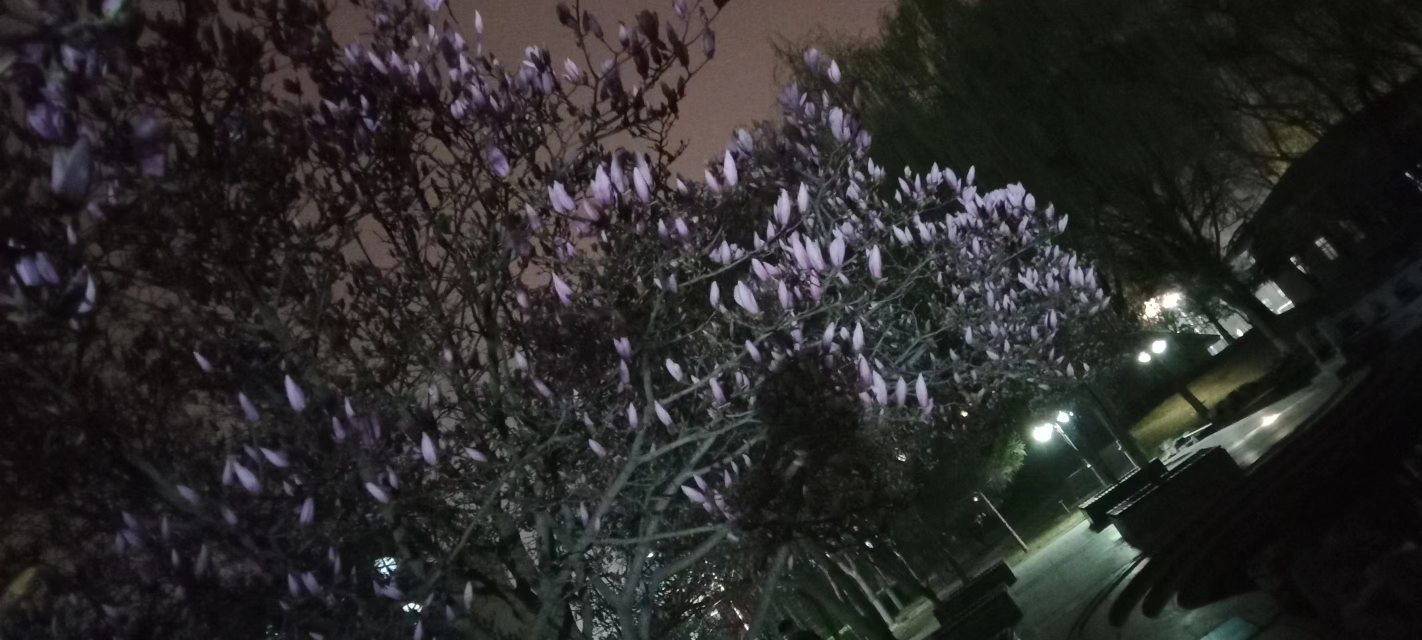
#> input picture test1/img2.jpg, 2844 x 1280 px (shown at 1/2 size)
$ python demo.py
#> lines starting #> are read from the running program, lines starting #| are printed output that depends on the picture
# -*- coding:utf-8 -*-
# demo.py
# zhengyinloong
# 2023/04/09 04:50

import numpy as np
import matplotlib.pyplot as plt
import cv2 as cv

plt.rcParams['font.sans-serif'] = ['SimHei']
plt.rcParams['axes.unicode_minus'] = False

# 读取图像
imgFile = 'img2.jpg'
img1 = cv.imread(imgFile, cv.IMREAD_COLOR)
#> img1 is the input picture: shape (1280, 2844, 3); mean B, G, R 40.6, 41.4, 42.5
img2 = cv.imread(imgFile, cv.IMREAD_GRAYSCALE)
#> img2: shape (1280, 2844); min 1, max 255, mean 41.6
H, W, D = np.shape(img1)
#> H = 1280; W = 2844; D = 3
# print(W, H)

# 缩放
w = int(W / 4)
#> w = 711
h = int(H / 4)
#> h = 320
img3 = cv.resize(img1, (w, h))
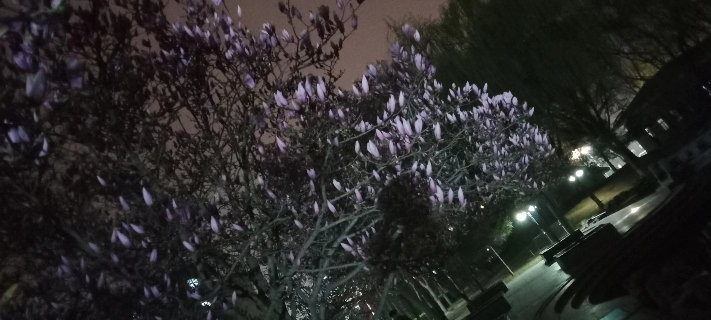
#> img3: shape (320, 711, 3); mean B, G, R 40.7, 41.5, 42.6
img4 = cv.resize(img2, (w, h))

# 显示缩放后图像
cv.imshow('Color', img3)
cv.imwrite('Color.jpg', img3)
cv.imshow('Gray', img4)
cv.imwrite('Gray.jpg', img4)

# 直方图
hist = np.zeros(256, dtype=np.uint64)
for i in range(0, 256):
    hist[i] = np.sum(img4 == i)
#> after the loop, hist = 256 values, max 7204 at index 21, min 0 at index 0, mean 888.8
plt.bar(range(0, 256), hist)
plt.title('直方图')
plt.show()
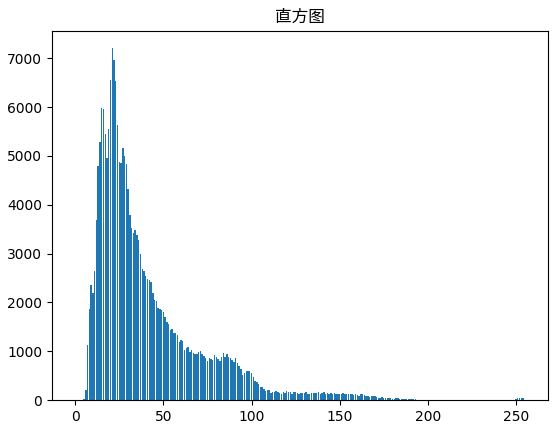
#> figure drawn by matplotlib, 1 panel; tallest bar 7204 high, from x = 20.6 to 21.4

# 归一化
s = np.sum(hist)
#> s = 227520
hist_nor = hist / s
#> hist_nor = 256 values, max 0.0317 at index 21, min 0 at index 0, mean 0.00391

# 累计直方图
hist_cum = np.copy(hist_nor)
#> hist_cum has the same summary as hist_nor
for i in range(1, 256):
    hist_cum[i] = hist_cum[i - 1] + hist_cum[i]
#> after the loop, hist_cum = 256 values from 0 to 1
plt.bar(range(0, 256), hist_cum)
plt.title('累计直方图')
plt.show()
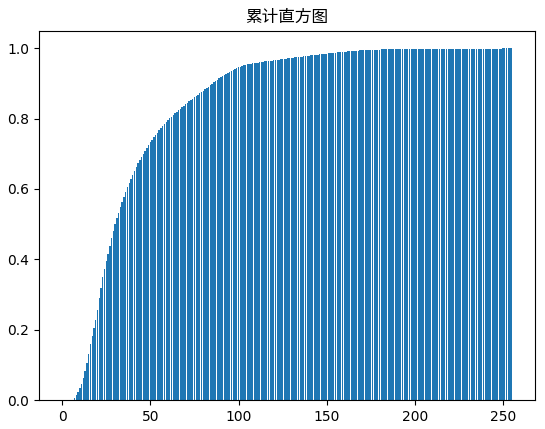
#> figure drawn by matplotlib, 1 panel; tallest bar 1 high, from x = 254.6 to 255.4

# 均衡直方图
hist_eq = np.round(hist_cum * 255)
#> hist_eq = 256 values from 0 to 255
# plt.bar(range(0,256),hist_eq)
plt.bar(hist_eq, hist)
plt.title('均衡后直方图')
plt.show()
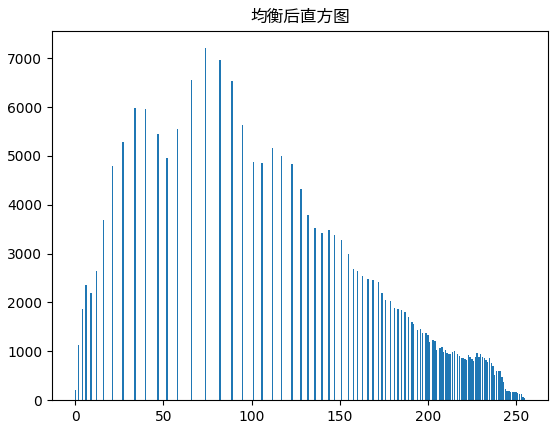
#> figure drawn by matplotlib, 1 panel; tallest bar 7204 high, from x = 73.6 to 74.4

# 灰度映射
img5 = np.zeros((h, w), dtype=np.uint8)
for i in range(0, 256):
    k = img4 == i
    img5[k] = hist_eq[i]
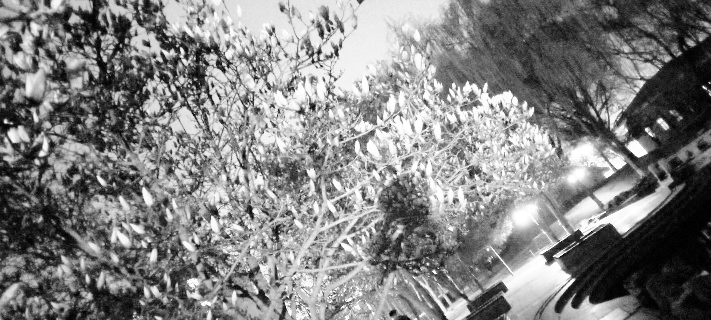
#> img5: shape (320, 711); min 0, max 255, mean 129.5
# [7 lines of commented-out code are left out]
cv.imshow('Image after equalization', img5)
cv.imwrite('ImageAfterEqualization.jpg', img5)

# 平滑滤波
filter1 = np.array([[1, 1, 1], [1, 1, 1], [1, 1, 1]])  # 均值滤波
filter2 = np.array([[1, 2, 1], [2, 4, 2], [1, 2, 1]])  # 高斯滤波
filter3 = np.array([[3, 5, 3], [5, 8, 5], [3, 5, 3]])
# filter3 = np.array([[0.09474166, 0.11831801, 0.09474166],
#                     [0.11831801, 0.14776132, 0.11831801],
#                     [0.09474166, 0.11831801, 0.09474166]])

def imgFiltering(img, myfilter):
    """
    滤波函数（忽略边界）

    :param img: 图像
    :param myfilter: 滤波器
    :return: 滤波后图像
    """
    newimg = np.copy(img)
    img_h, img_w = np.shape(img)
#> img_h = 320; img_w = 711
    myfilter = myfilter / np.sum(myfilter)

    for i, line in enumerate(img):
        for j, pixel in enumerate(line):
            if (1 < i < img_h - 1) and (1 < j < img_w - 1):
                newimg[i, j] = np.sum(img[i - 1:i + 2, j - 1:j + 2] * myfilter)
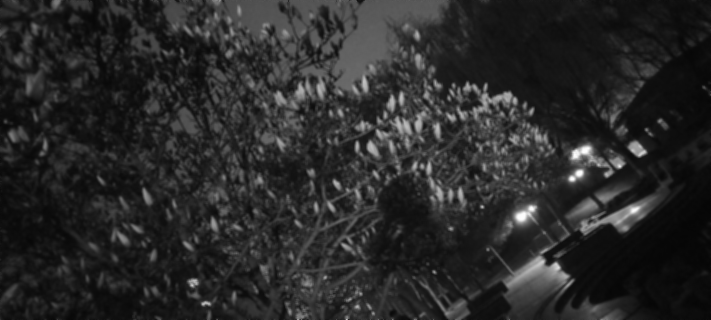
#> newimg: shape (320, 711); min 5, max 254, mean 41.2

    return newimg


img6 = imgFiltering(img4, filter1)
img7 = imgFiltering(img4, filter2)
img8 = imgFiltering(img4, filter3)
cv.imshow('Filtered image 1', img6)
cv.imwrite('FilteredImage1.jpg', img6)
cv.imshow('Filtered image 2', img7)
cv.imwrite('FilteredImage2.jpg', img7)
cv.imshow('Filtered image 3', img8)
cv.imwrite('FilteredImage3.jpg', img8)

# cv函数滤波
img9 = cv.blur(img4, (3, 3))
img10 = cv.GaussianBlur(img4, (3, 3), 1)
# cv.imshow('Filtered image 4',img9)
cv.imwrite('FilteredImage4.jpg', img9)
# cv.imshow('Filtered image 5',img10)
cv.imwrite('FilteredImage5.jpg', img10)

cv.waitKey(0)
cv.destroyAllWindows()

$ run again, with test1/img1.jpg copied over test1/img2.jpg
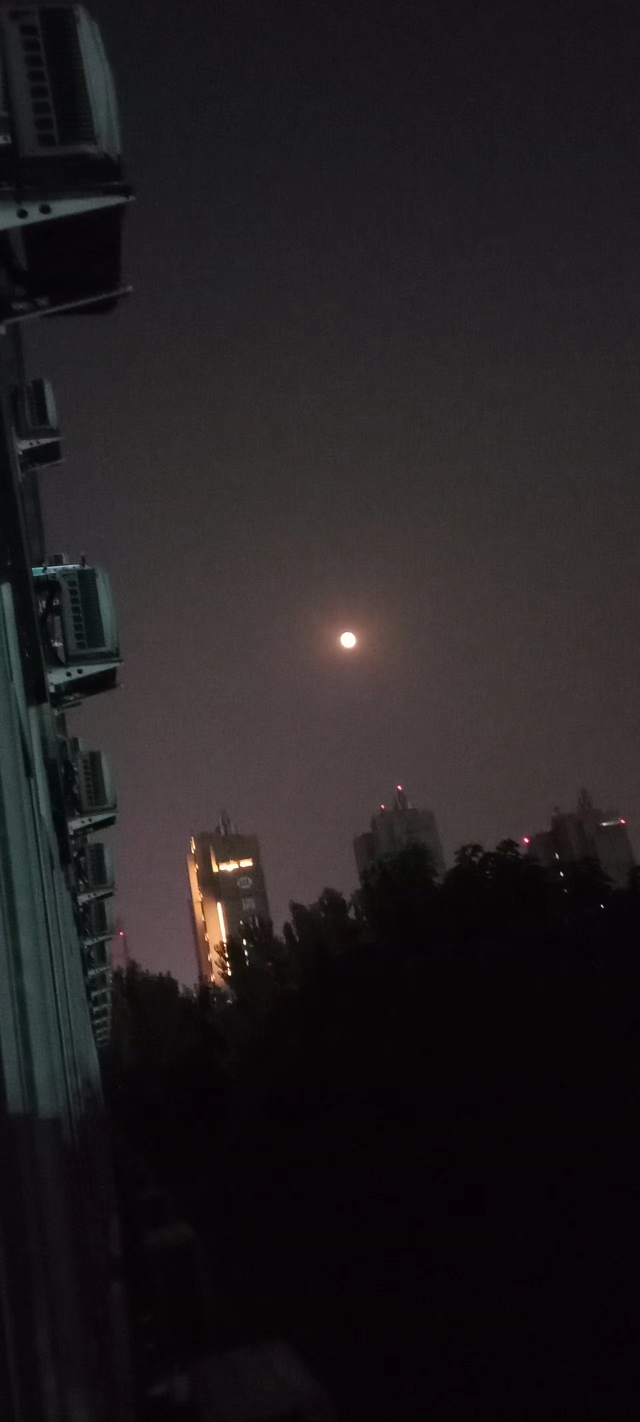
#> input picture test1/img1.jpg, 1280 x 2844 px (shown at 1/2 size)
#> img1 is the input picture: shape (2844, 1280, 3); mean B, G, R 31.8, 30.3, 34.4
#> after the loop `for i in range(0, 256):`: hist = 256 values, max 30419 at index 5, min 0 at index 0, mean 888.8
#> s = 227520
#> hist_nor = 256 values, max 0.134 at index 5, min 0 at index 0, mean 0.00391
#> `hist_cum = np.copy(hist_nor)`: hist_cum has the same summary as hist_nor
#> after the loop `for i in range(1, 256):`: hist_cum = 256 values from 0 to 1
#> `plt.show()`:
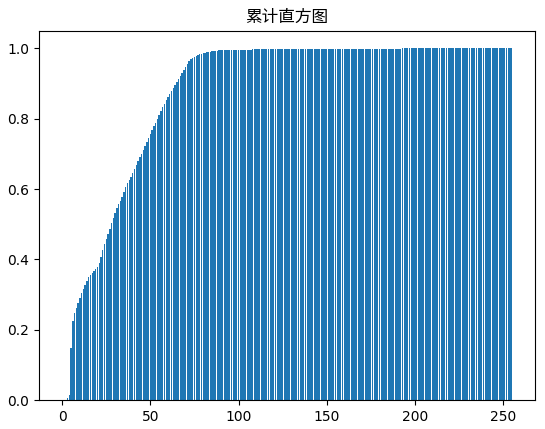
#> figure drawn by matplotlib, 1 panel
#> hist_eq = 256 values from 0 to 255
#> after the loop `for i in range(0, 256):`:
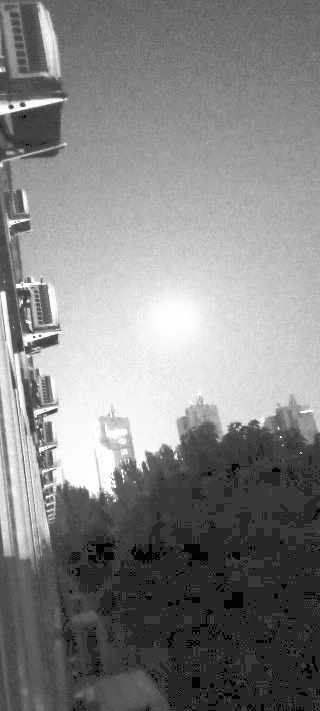
#> img5: shape (711, 320); min 0, max 255, mean 131.7

$ run again, with test1/img.jpg copied over test1/img2.jpg
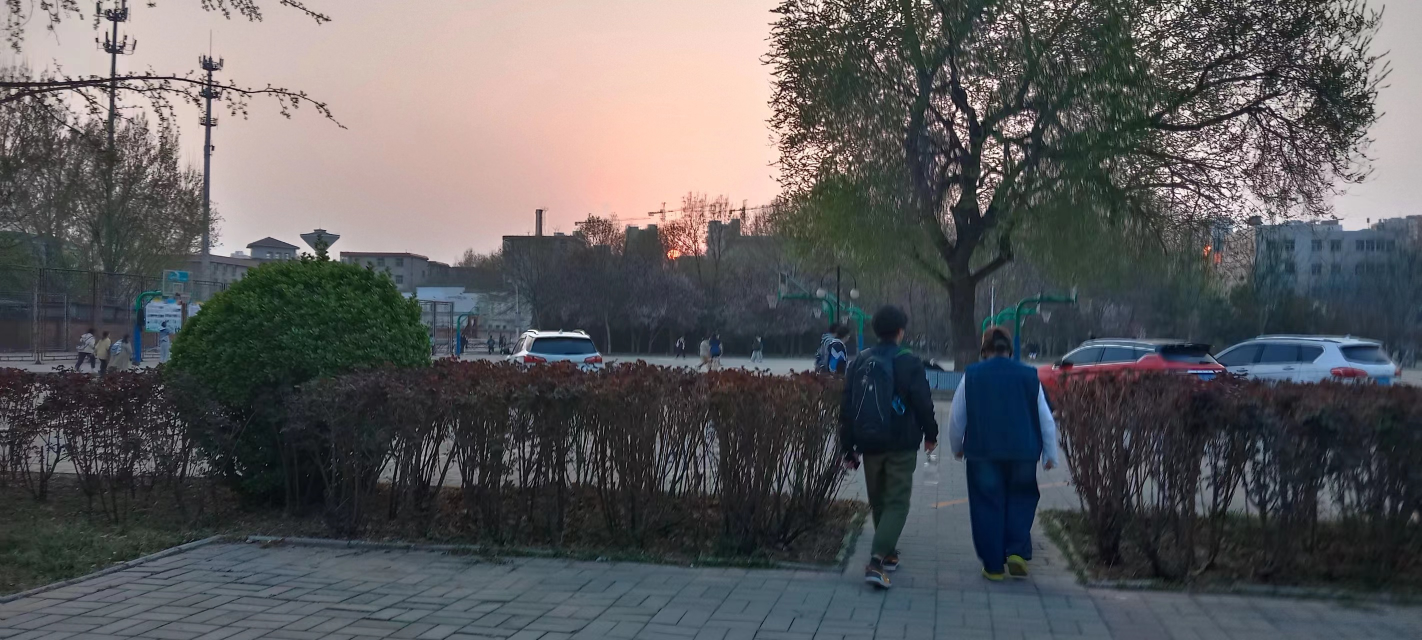
#> input picture test1/img.jpg, 2844 x 1280 px (shown at 1/2 size)
#> img1 is the input picture: shape (1280, 2844, 3); mean B, G, R 92.4, 90.5, 90.8
#> after the loop `for i in range(0, 256):`: hist = 256 values, max 2984 at index 36, min 0 at index 0, mean 888.8
#> s = 227520
#> hist_nor = 256 values, max 0.0131 at index 36, min 0 at index 0, mean 0.00391
#> `hist_cum = np.copy(hist_nor)`: hist_cum has the same summary as hist_nor
#> after the loop `for i in range(1, 256):`: hist_cum = 256 values from 0 to 1
#> `plt.show()`:
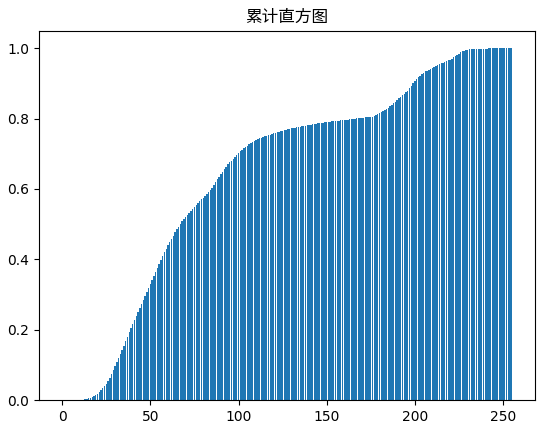
#> figure drawn by matplotlib, 1 panel
#> hist_eq = 256 values from 0 to 255
#> after the loop in imgFiltering, `for i, line in enumerate(img):`:
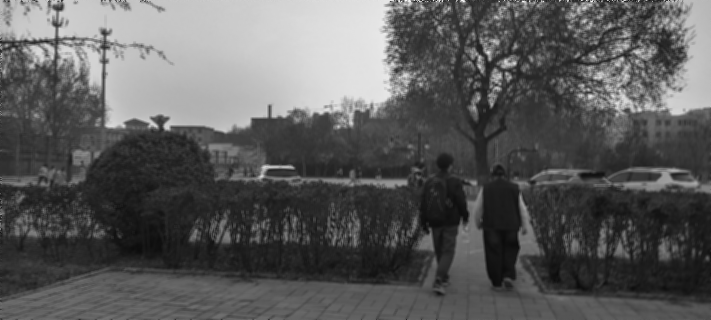
#> newimg: shape (320, 711); min 11, max 253, mean 90.4

$ run again, with test1/微信图片_202304090227101.jpg copied over test1/img2.jpg
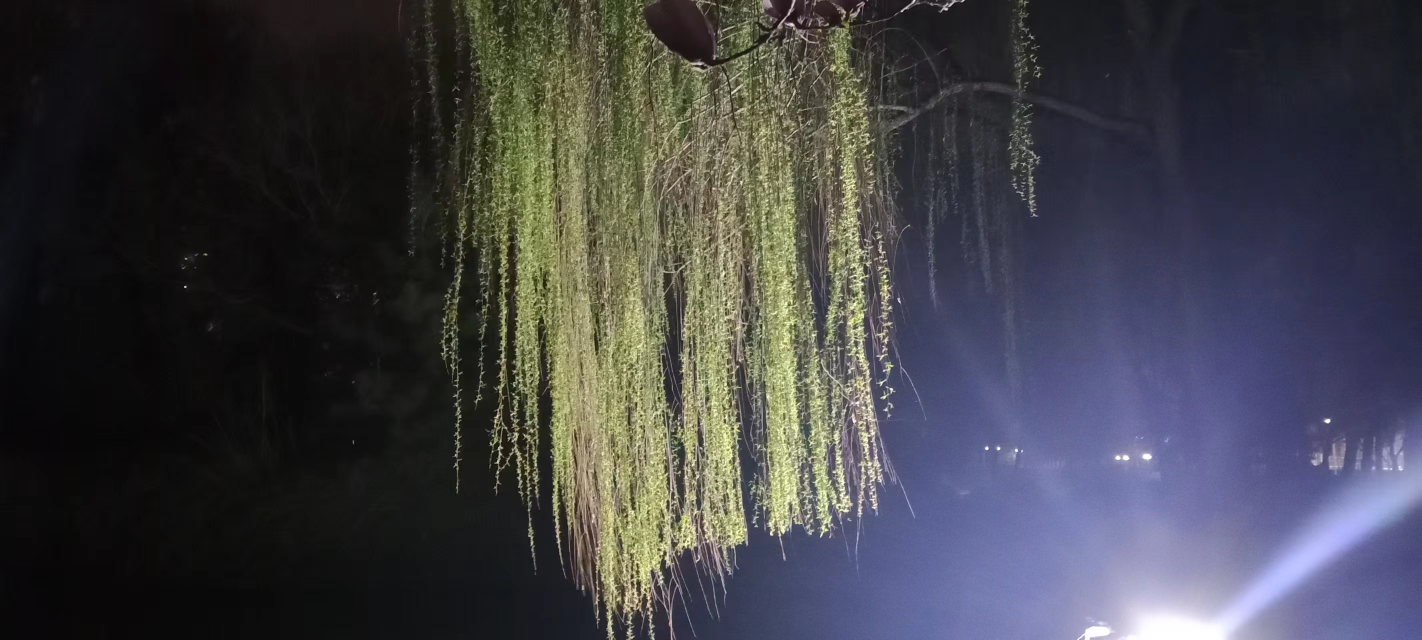
#> input picture test1/微信图片_202304090227101.jpg, 2844 x 1280 px (shown at 1/2 size)
#> img1 is the input picture: shape (1280, 2844, 3); mean B, G, R 70.3, 65.1, 65
#> after the loop `for i in range(0, 256):`: hist = 256 values, max 7586 at index 12, min 0 at index 0, mean 888.8
#> s = 227520
#> hist_nor = 256 values, max 0.0333 at index 12, min 0 at index 0, mean 0.00391
#> `hist_cum = np.copy(hist_nor)`: hist_cum has the same summary as hist_nor
#> after the loop `for i in range(1, 256):`: hist_cum = 256 values from 0 to 1
#> `plt.show()`:
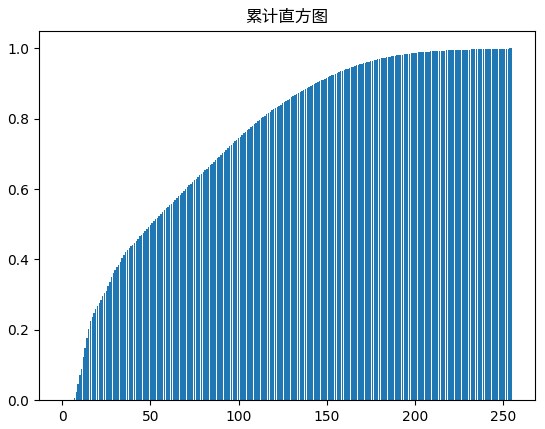
#> figure drawn by matplotlib, 1 panel; tallest bar 1 high, from x = 254.6 to 255.4
#> hist_eq = 256 values from 0 to 255
#> after the loop `for i in range(0, 256):`:
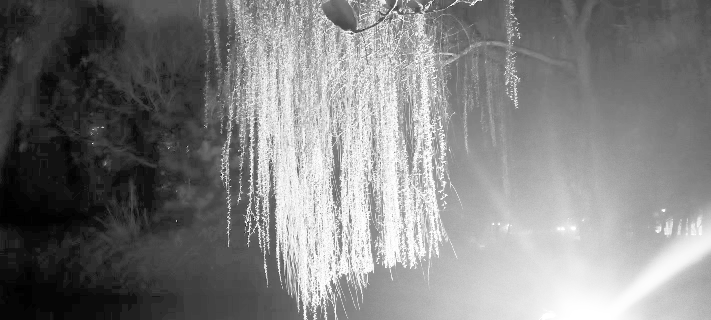
#> img5: shape (320, 711); min 0, max 255, mean 128.8
